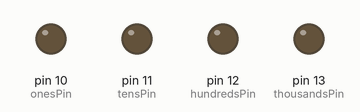
This sketch was run on a simulated Arduino Uno, built with avr-gcc and run on an emulated ATmega328P. On the bench: output pins drawn as LEDs (lit = HIGH).

Above: at 0.5 s.
At 2.5 s:
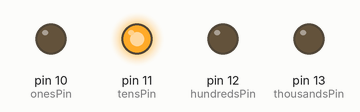
At 4.5 s:
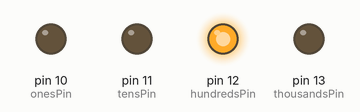
At 9.5 s:
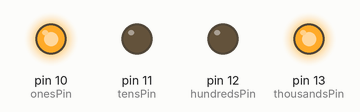
At 14.5 s:
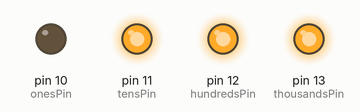
At 19.5 s:
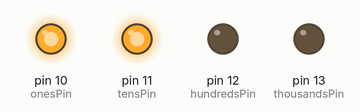
Timing chart, 0 to 20.8 s (numbered marks = the images above):
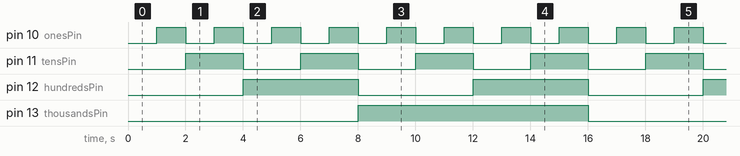

Measured:
- by itself, pin 10 (onesPin): alternates HIGH for 1.0 s and LOW for 1.0 s
- by itself, pin 11 (tensPin): alternates HIGH for 2.0 s and LOW for 2.0 s
- by itself, pin 12 (hundredsPin): alternates HIGH for 4.0 s and LOW for 4.0 s
- by itself, pin 13 (thousandsPin): alternates HIGH for 8.0 s and LOW for 8.0 s

The sketch:

05_Understanding_Binary_Numbers.ino
```cpp
int onesPin = 10;
int tensPin = 11;
int hundredsPin = 12;
int thousandsPin = 13;
int counter = 0;

void setup() {
  // put your setup code here, to run once:
 pinMode(10, OUTPUT);
 pinMode(11, OUTPUT);
 pinMode(12, OUTPUT);
 pinMode(13, OUTPUT);
}

void loop() {
 digitalWrite(thousandsPin, LOW);
 digitalWrite(hundredsPin, LOW);
 digitalWrite(tensPin, LOW);
 digitalWrite(onesPin, LOW);
 delay(1000);

 digitalWrite(thousandsPin, LOW);
 digitalWrite(hundredsPin, LOW);
 digitalWrite(tensPin, LOW);
 digitalWrite(onesPin, HIGH);
 delay(1000);

 digitalWrite(thousandsPin, LOW);
 digitalWrite(hundredsPin, LOW);
 digitalWrite(tensPin, HIGH);
 digitalWrite(onesPin, LOW);
 delay(1000);

 digitalWrite(thousandsPin, LOW);
 digitalWrite(hundredsPin, LOW);
 digitalWrite(tensPin, HIGH);
 digitalWrite(onesPin, HIGH);
 delay(1000);

 digitalWrite(thousandsPin, LOW);
 digitalWrite(hundredsPin, HIGH);
 digitalWrite(tensPin, LOW);
 digitalWrite(onesPin, LOW);
 delay(1000);

 digitalWrite(thousandsPin, LOW);
 digitalWrite(hundredsPin, HIGH);
 digitalWrite(tensPin, LOW);
 digitalWrite(onesPin, HIGH);
 delay(1000);

 digitalWrite(thousandsPin, LOW);
 digitalWrite(hundredsPin, HIGH);
 digitalWrite(tensPin, HIGH);
 digitalWrite(onesPin, LOW);
 delay(1000);

 digitalWrite(thousandsPin, LOW);
 digitalWrite(hundredsPin, HIGH);
 digitalWrite(tensPin, HIGH);
 digitalWrite(onesPin, HIGH);
 delay(1000);

 digitalWrite(thousandsPin, HIGH);
 digitalWrite(hundredsPin, LOW);
 digitalWrite(tensPin, LOW);
 digitalWrite(onesPin, LOW);
 delay(1000);

 digitalWrite(thousandsPin, HIGH);
 digitalWrite(hundredsPin, LOW);
 digitalWrite(tensPin, LOW);
 digitalWrite(onesPin, HIGH);
 delay(1000);

 digitalWrite(thousandsPin, HIGH);
 digitalWrite(hundredsPin, LOW);
 digitalWrite(tensPin, HIGH);
 digitalWrite(onesPin, LOW);
 delay(1000);

 digitalWrite(thousandsPin, HIGH);
 digitalWrite(hundredsPin, LOW);
 digitalWrite(tensPin, HIGH);
 digitalWrite(onesPin, HIGH);
 delay(1000);

 digitalWrite(thousandsPin, HIGH);
 digitalWrite(hundredsPin, HIGH);
 digitalWrite(tensPin, LOW);
 digitalWrite(onesPin, LOW);
 delay(1000);

 digitalWrite(thousandsPin, HIGH);
 digitalWrite(hundredsPin, HIGH);
 digitalWrite(tensPin, LOW);
 digitalWrite(onesPin, HIGH);
 delay(1000);

 digitalWrite(thousandsPin, HIGH);
 digitalWrite(hundredsPin, HIGH);
 digitalWrite(tensPin, HIGH);
 digitalWrite(onesPin, LOW);
 delay(1000);

 digitalWrite(thousandsPin, HIGH);
 digitalWrite(hundredsPin, HIGH);
 digitalWrite(tensPin, HIGH);
 digitalWrite(onesPin, HIGH);
 delay(1000);
}
```
